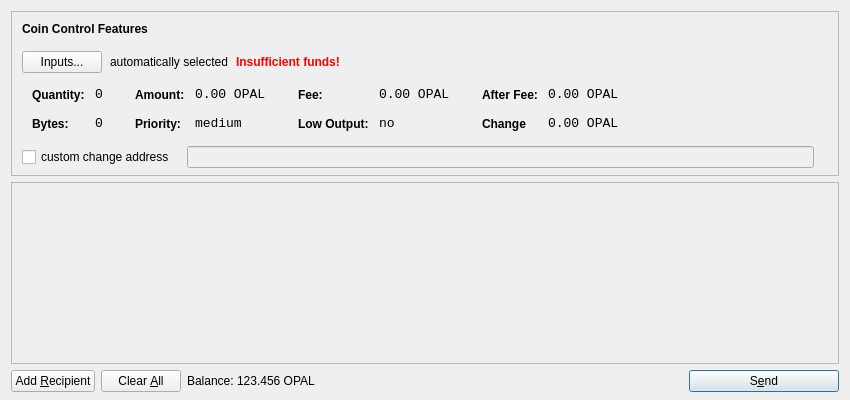
<?xml version="1.0" encoding="UTF-8"?>
<ui version="4.0">
 <class>SendCoinsDialog</class>
 <widget class="QDialog" name="SendCoinsDialog">
  <property name="geometry">
   <rect>
    <x>0</x>
    <y>0</y>
    <width>850</width>
    <height>400</height>
   </rect>
  </property>
  <property name="windowTitle">
   <string>Send Coins</string>
  </property>
  <layout class="QVBoxLayout" name="verticalLayout" stretch="0,1,0">
   <property name="bottomMargin">
    <number>8</number>
   </property>
   <item>
    <widget class="QFrame" name="frameCoinControl">
     <property name="sizePolicy">
      <sizepolicy hsizetype="Expanding" vsizetype="Expanding">
       <horstretch>0</horstretch>
       <verstretch>0</verstretch>
      </sizepolicy>
     </property>
     <property name="maximumSize">
      <size>
       <width>16777215</width>
       <height>16777215</height>
      </size>
     </property>
     <property name="frameShape">
      <enum>QFrame::StyledPanel</enum>
     </property>
     <property name="frameShadow">
      <enum>QFrame::Sunken</enum>
     </property>
     <layout class="QVBoxLayout" name="verticalLayoutCoinControl2">
      <property name="spacing">
       <number>6</number>
      </property>
      <property name="leftMargin">
       <number>0</number>
      </property>
      <property name="topMargin">
       <number>0</number>
      </property>
      <property name="rightMargin">
       <number>0</number>
      </property>
      <property name="bottomMargin">
       <number>6</number>
      </property>
      <item>
       <layout class="QVBoxLayout" name="verticalLayoutCoinControl" stretch="0,0,0,0,1">
        <property name="spacing">
         <number>0</number>
        </property>
        <property name="leftMargin">
         <number>10</number>
        </property>
        <property name="topMargin">
         <number>10</number>
        </property>
        <item>
         <layout class="QHBoxLayout" name="horizontalLayoutCoinControl1">
          <property name="bottomMargin">
           <number>15</number>
          </property>
          <item>
           <widget class="QLabel" name="labelCoinControlFeatures">
            <property name="sizePolicy">
             <sizepolicy hsizetype="Preferred" vsizetype="Maximum">
              <horstretch>0</horstretch>
              <verstretch>0</verstretch>
             </sizepolicy>
            </property>
            <property name="font">
             <font>
              <weight>75</weight>
              <bold>true</bold>
             </font>
            </property>
            <property name="styleSheet">
             <string notr="true">font-weight:bold;</string>
            </property>
            <property name="text">
             <string>Coin Control Features</string>
            </property>
           </widget>
          </item>
         </layout>
        </item>
        <item>
         <layout class="QHBoxLayout" name="horizontalLayoutCoinControl2" stretch="0,0,0,0">
          <property name="spacing">
           <number>8</number>
          </property>
          <property name="bottomMargin">
           <number>10</number>
          </property>
          <item>
           <widget class="QPushButton" name="pushButtonCoinControl">
            <property name="styleSheet">
             <string notr="true"/>
            </property>
            <property name="text">
             <string>Inputs...</string>
            </property>
           </widget>
          </item>
          <item>
           <widget class="QLabel" name="labelCoinControlAutomaticallySelected">
            <property name="text">
             <string>automatically selected</string>
            </property>
            <property name="margin">
             <number>5</number>
            </property>
           </widget>
          </item>
          <item>
           <widget class="QLabel" name="labelCoinControlInsuffFunds">
            <property name="font">
             <font>
              <weight>75</weight>
              <bold>true</bold>
             </font>
            </property>
            <property name="styleSheet">
             <string notr="true">color:red;font-weight:bold;</string>
            </property>
            <property name="text">
             <string>Insufficient funds!</string>
            </property>
            <property name="margin">
             <number>5</number>
            </property>
           </widget>
          </item>
          <item>
           <spacer name="horizontalSpacerCoinControl">
            <property name="orientation">
             <enum>Qt::Horizontal</enum>
            </property>
            <property name="sizeHint" stdset="0">
             <size>
              <width>40</width>
              <height>1</height>
             </size>
            </property>
           </spacer>
          </item>
         </layout>
        </item>
        <item>
         <widget class="QWidget" name="widgetCoinControl" native="true">
          <property name="sizePolicy">
           <sizepolicy hsizetype="Preferred" vsizetype="Preferred">
            <horstretch>0</horstretch>
            <verstretch>0</verstretch>
           </sizepolicy>
          </property>
          <property name="minimumSize">
           <size>
            <width>0</width>
            <height>0</height>
           </size>
          </property>
          <property name="styleSheet">
           <string notr="true"/>
          </property>
          <layout class="QHBoxLayout" name="horizontalLayoutCoinControl5">
           <property name="leftMargin">
            <number>0</number>
           </property>
           <property name="topMargin">
            <number>0</number>
           </property>
           <property name="rightMargin">
            <number>0</number>
           </property>
           <property name="bottomMargin">
            <number>0</number>
           </property>
           <item>
            <layout class="QHBoxLayout" name="horizontalLayoutCoinControl3" stretch="0,0,0,1">
             <property name="spacing">
              <number>20</number>
             </property>
             <property name="topMargin">
              <number>0</number>
             </property>
             <property name="bottomMargin">
              <number>10</number>
             </property>
             <item>
              <layout class="QFormLayout" name="formLayoutCoinControl1">
               <property name="horizontalSpacing">
                <number>10</number>
               </property>
               <property name="verticalSpacing">
                <number>14</number>
               </property>
               <property name="leftMargin">
                <number>10</number>
               </property>
               <property name="topMargin">
                <number>4</number>
               </property>
               <property name="rightMargin">
                <number>6</number>
               </property>
               <item row="0" column="0">
                <widget class="QLabel" name="labelCoinControlQuantityText">
                 <property name="styleSheet">
                  <string notr="true">font-weight:bold;</string>
                 </property>
                 <property name="text">
                  <string>Quantity:</string>
                 </property>
                 <property name="margin">
                  <number>0</number>
                 </property>
                </widget>
               </item>
               <item row="0" column="1">
                <widget class="QLabel" name="labelCoinControlQuantity">
                 <property name="font">
                  <font>
                   <family>Monospace</family>
                   <pointsize>10</pointsize>
                  </font>
                 </property>
                 <property name="cursor">
                  <cursorShape>IBeamCursor</cursorShape>
                 </property>
                 <property name="contextMenuPolicy">
                  <enum>Qt::ActionsContextMenu</enum>
                 </property>
                 <property name="text">
                  <string>0</string>
                 </property>
                 <property name="margin">
                  <number>0</number>
                 </property>
                 <property name="textInteractionFlags">
                  <set>Qt::LinksAccessibleByMouse|Qt::TextSelectableByKeyboard|Qt::TextSelectableByMouse</set>
                 </property>
                </widget>
               </item>
               <item row="1" column="0">
                <widget class="QLabel" name="labelCoinControlBytesText">
                 <property name="styleSheet">
                  <string notr="true">font-weight:bold;</string>
                 </property>
                 <property name="text">
                  <string>Bytes:</string>
                 </property>
                </widget>
               </item>
               <item row="1" column="1">
                <widget class="QLabel" name="labelCoinControlBytes">
                 <property name="font">
                  <font>
                   <family>Monospace</family>
                   <pointsize>10</pointsize>
                  </font>
                 </property>
                 <property name="cursor">
                  <cursorShape>IBeamCursor</cursorShape>
                 </property>
                 <property name="contextMenuPolicy">
                  <enum>Qt::ActionsContextMenu</enum>
                 </property>
                 <property name="text">
                  <string>0</string>
                 </property>
                 <property name="textInteractionFlags">
                  <set>Qt::LinksAccessibleByMouse|Qt::TextSelectableByKeyboard|Qt::TextSelectableByMouse</set>
                 </property>
                </widget>
               </item>
              </layout>
             </item>
             <item>
              <layout class="QFormLayout" name="formLayoutCoinControl2">
               <property name="horizontalSpacing">
                <number>10</number>
               </property>
               <property name="verticalSpacing">
                <number>14</number>
               </property>
               <property name="leftMargin">
                <number>6</number>
               </property>
               <property name="topMargin">
                <number>4</number>
               </property>
               <property name="rightMargin">
                <number>6</number>
               </property>
               <item row="0" column="0">
                <widget class="QLabel" name="labelCoinControlAmountText">
                 <property name="styleSheet">
                  <string notr="true">font-weight:bold;</string>
                 </property>
                 <property name="text">
                  <string>Amount:</string>
                 </property>
                 <property name="margin">
                  <number>0</number>
                 </property>
                </widget>
               </item>
               <item row="0" column="1">
                <widget class="QLabel" name="labelCoinControlAmount">
                 <property name="font">
                  <font>
                   <family>Monospace</family>
                   <pointsize>10</pointsize>
                  </font>
                 </property>
                 <property name="cursor">
                  <cursorShape>IBeamCursor</cursorShape>
                 </property>
                 <property name="contextMenuPolicy">
                  <enum>Qt::ActionsContextMenu</enum>
                 </property>
                 <property name="text">
                  <string>0.00 OPAL</string>
                 </property>
                 <property name="textInteractionFlags">
                  <set>Qt::LinksAccessibleByMouse|Qt::TextSelectableByKeyboard|Qt::TextSelectableByMouse</set>
                 </property>
                </widget>
               </item>
               <item row="1" column="0">
                <widget class="QLabel" name="labelCoinControlPriorityText">
                 <property name="styleSheet">
                  <string notr="true">font-weight:bold;</string>
                 </property>
                 <property name="text">
                  <string>Priority:</string>
                 </property>
                </widget>
               </item>
               <item row="1" column="1">
                <widget class="QLabel" name="labelCoinControlPriority">
                 <property name="font">
                  <font>
                   <family>Monospace</family>
                   <pointsize>10</pointsize>
                  </font>
                 </property>
                 <property name="cursor">
                  <cursorShape>IBeamCursor</cursorShape>
                 </property>
                 <property name="contextMenuPolicy">
                  <enum>Qt::ActionsContextMenu</enum>
                 </property>
                 <property name="text">
                  <string>medium</string>
                 </property>
                 <property name="textInteractionFlags">
                  <set>Qt::LinksAccessibleByMouse|Qt::TextSelectableByKeyboard|Qt::TextSelectableByMouse</set>
                 </property>
                </widget>
               </item>
              </layout>
             </item>
             <item>
              <layout class="QFormLayout" name="formLayoutCoinControl3">
               <property name="horizontalSpacing">
                <number>10</number>
               </property>
               <property name="verticalSpacing">
                <number>14</number>
               </property>
               <property name="leftMargin">
                <number>6</number>
               </property>
               <property name="topMargin">
                <number>4</number>
               </property>
               <property name="rightMargin">
                <number>6</number>
               </property>
               <item row="0" column="0">
                <widget class="QLabel" name="labelCoinControlFeeText">
                 <property name="styleSheet">
                  <string notr="true">font-weight:bold;</string>
                 </property>
                 <property name="text">
                  <string>Fee:</string>
                 </property>
                 <property name="margin">
                  <number>0</number>
                 </property>
                </widget>
               </item>
               <item row="0" column="1">
                <widget class="QLabel" name="labelCoinControlFee">
                 <property name="font">
                  <font>
                   <family>Monospace</family>
                   <pointsize>10</pointsize>
                  </font>
                 </property>
                 <property name="cursor">
                  <cursorShape>IBeamCursor</cursorShape>
                 </property>
                 <property name="contextMenuPolicy">
                  <enum>Qt::ActionsContextMenu</enum>
                 </property>
                 <property name="text">
                  <string>0.00 OPAL</string>
                 </property>
                 <property name="textInteractionFlags">
                  <set>Qt::LinksAccessibleByMouse|Qt::TextSelectableByKeyboard|Qt::TextSelectableByMouse</set>
                 </property>
                </widget>
               </item>
               <item row="1" column="0">
                <widget class="QLabel" name="labelCoinControlLowOutputText">
                 <property name="styleSheet">
                  <string notr="true">font-weight:bold;</string>
                 </property>
                 <property name="text">
                  <string>Low Output:</string>
                 </property>
                </widget>
               </item>
               <item row="1" column="1">
                <widget class="QLabel" name="labelCoinControlLowOutput">
                 <property name="font">
                  <font>
                   <family>Monospace</family>
                   <pointsize>10</pointsize>
                  </font>
                 </property>
                 <property name="cursor">
                  <cursorShape>IBeamCursor</cursorShape>
                 </property>
                 <property name="contextMenuPolicy">
                  <enum>Qt::ActionsContextMenu</enum>
                 </property>
                 <property name="text">
                  <string>no</string>
                 </property>
                 <property name="textInteractionFlags">
                  <set>Qt::LinksAccessibleByMouse|Qt::TextSelectableByKeyboard|Qt::TextSelectableByMouse</set>
                 </property>
                </widget>
               </item>
              </layout>
             </item>
             <item>
              <layout class="QFormLayout" name="formLayoutCoinControl4">
               <property name="horizontalSpacing">
                <number>10</number>
               </property>
               <property name="verticalSpacing">
                <number>14</number>
               </property>
               <property name="leftMargin">
                <number>6</number>
               </property>
               <property name="topMargin">
                <number>4</number>
               </property>
               <property name="rightMargin">
                <number>6</number>
               </property>
               <item row="0" column="0">
                <widget class="QLabel" name="labelCoinControlAfterFeeText">
                 <property name="styleSheet">
                  <string notr="true">font-weight:bold;</string>
                 </property>
                 <property name="text">
                  <string>After Fee:</string>
                 </property>
                 <property name="margin">
                  <number>0</number>
                 </property>
                </widget>
               </item>
               <item row="0" column="1">
                <widget class="QLabel" name="labelCoinControlAfterFee">
                 <property name="font">
                  <font>
                   <family>Monospace</family>
                   <pointsize>10</pointsize>
                  </font>
                 </property>
                 <property name="cursor">
                  <cursorShape>IBeamCursor</cursorShape>
                 </property>
                 <property name="contextMenuPolicy">
                  <enum>Qt::ActionsContextMenu</enum>
                 </property>
                 <property name="text">
                  <string>0.00 OPAL</string>
                 </property>
                 <property name="textInteractionFlags">
                  <set>Qt::LinksAccessibleByMouse|Qt::TextSelectableByKeyboard|Qt::TextSelectableByMouse</set>
                 </property>
                </widget>
               </item>
               <item row="1" column="0">
                <widget class="QLabel" name="labelCoinControlChangeText">
                 <property name="styleSheet">
                  <string notr="true">font-weight:bold;</string>
                 </property>
                 <property name="text">
                  <string>Change</string>
                 </property>
                </widget>
               </item>
               <item row="1" column="1">
                <widget class="QLabel" name="labelCoinControlChange">
                 <property name="font">
                  <font>
                   <family>Monospace</family>
                   <pointsize>10</pointsize>
                  </font>
                 </property>
                 <property name="cursor">
                  <cursorShape>IBeamCursor</cursorShape>
                 </property>
                 <property name="contextMenuPolicy">
                  <enum>Qt::ActionsContextMenu</enum>
                 </property>
                 <property name="text">
                  <string>0.00 OPAL</string>
                 </property>
                 <property name="textInteractionFlags">
                  <set>Qt::LinksAccessibleByMouse|Qt::TextSelectableByKeyboard|Qt::TextSelectableByMouse</set>
                 </property>
                </widget>
               </item>
              </layout>
             </item>
            </layout>
           </item>
          </layout>
         </widget>
        </item>
        <item>
         <layout class="QHBoxLayout" name="horizontalLayoutCoinControl4" stretch="0,0,0">
          <property name="spacing">
           <number>12</number>
          </property>
          <property name="sizeConstraint">
           <enum>QLayout::SetDefaultConstraint</enum>
          </property>
          <property name="topMargin">
           <number>5</number>
          </property>
          <property name="rightMargin">
           <number>5</number>
          </property>
          <item>
           <widget class="QCheckBox" name="checkBoxCoinControlChange">
            <property name="text">
             <string>custom change address</string>
            </property>
           </widget>
          </item>
          <item>
           <widget class="QLineEdit" name="lineEditCoinControlChange">
            <property name="enabled">
             <bool>false</bool>
            </property>
            <property name="sizePolicy">
             <sizepolicy hsizetype="Expanding" vsizetype="Fixed">
              <horstretch>0</horstretch>
              <verstretch>0</verstretch>
             </sizepolicy>
            </property>
           </widget>
          </item>
          <item>
           <widget class="QLabel" name="labelCoinControlChangeLabel">
            <property name="sizePolicy">
             <sizepolicy hsizetype="Preferred" vsizetype="Expanding">
              <horstretch>0</horstretch>
              <verstretch>0</verstretch>
             </sizepolicy>
            </property>
            <property name="minimumSize">
             <size>
              <width>0</width>
              <height>0</height>
             </size>
            </property>
            <property name="text">
             <string/>
            </property>
            <property name="margin">
             <number>3</number>
            </property>
           </widget>
          </item>
         </layout>
        </item>
        <item>
         <spacer name="verticalSpacerCoinControl">
          <property name="orientation">
           <enum>Qt::Vertical</enum>
          </property>
          <property name="sizeHint" stdset="0">
           <size>
            <width>800</width>
            <height>1</height>
           </size>
          </property>
         </spacer>
        </item>
       </layout>
      </item>
     </layout>
    </widget>
   </item>
   <item>
    <widget class="QScrollArea" name="scrollArea">
     <property name="widgetResizable">
      <bool>true</bool>
     </property>
     <widget class="QWidget" name="scrollAreaWidgetContents">
      <property name="geometry">
       <rect>
        <x>0</x>
        <y>0</y>
        <width>824</width>
        <height>141</height>
       </rect>
      </property>
      <layout class="QVBoxLayout" name="verticalLayout_2">
       <property name="leftMargin">
        <number>0</number>
       </property>
       <property name="topMargin">
        <number>0</number>
       </property>
       <property name="rightMargin">
        <number>0</number>
       </property>
       <property name="bottomMargin">
        <number>0</number>
       </property>
       <item>
        <layout class="QVBoxLayout" name="entries">
         <property name="spacing">
          <number>6</number>
         </property>
        </layout>
       </item>
       <item>
        <spacer name="verticalSpacer">
         <property name="orientation">
          <enum>Qt::Vertical</enum>
         </property>
         <property name="sizeHint" stdset="0">
          <size>
           <width>20</width>
           <height>40</height>
          </size>
         </property>
        </spacer>
       </item>
      </layout>
     </widget>
    </widget>
   </item>
   <item>
    <layout class="QHBoxLayout" name="horizontalLayout">
     <item>
      <widget class="QPushButton" name="addButton">
       <property name="toolTip">
        <string>Send to multiple recipients at once</string>
       </property>
       <property name="text">
        <string>Add &amp;Recipient</string>
       </property>
       <property name="autoDefault">
        <bool>false</bool>
       </property>
      </widget>
     </item>
     <item>
      <widget class="QPushButton" name="clearButton">
       <property name="sizePolicy">
        <sizepolicy hsizetype="Minimum" vsizetype="Fixed">
         <horstretch>0</horstretch>
         <verstretch>0</verstretch>
        </sizepolicy>
       </property>
       <property name="toolTip">
        <string>Remove all transaction fields</string>
       </property>
       <property name="text">
        <string>Clear &amp;All</string>
       </property>
       <property name="autoRepeatDelay">
        <number>300</number>
       </property>
       <property name="autoDefault">
        <bool>false</bool>
       </property>
      </widget>
     </item>
     <item>
      <layout class="QHBoxLayout" name="horizontalLayout_2">
       <property name="spacing">
        <number>3</number>
       </property>
       <item>
        <widget class="QLabel" name="label">
         <property name="sizePolicy">
          <sizepolicy hsizetype="Preferred" vsizetype="Fixed">
           <horstretch>0</horstretch>
           <verstretch>0</verstretch>
          </sizepolicy>
         </property>
         <property name="text">
          <string>Balance:</string>
         </property>
        </widget>
       </item>
       <item>
        <widget class="QLabel" name="labelBalance">
         <property name="sizePolicy">
          <sizepolicy hsizetype="Preferred" vsizetype="Fixed">
           <horstretch>0</horstretch>
           <verstretch>0</verstretch>
          </sizepolicy>
         </property>
         <property name="cursor">
          <cursorShape>IBeamCursor</cursorShape>
         </property>
         <property name="text">
          <string>123.456 OPAL</string>
         </property>
         <property name="textInteractionFlags">
          <set>Qt::LinksAccessibleByMouse|Qt::TextSelectableByKeyboard|Qt::TextSelectableByMouse</set>
         </property>
        </widget>
       </item>
      </layout>
     </item>
     <item>
      <spacer name="horizontalSpacer">
       <property name="orientation">
        <enum>Qt::Horizontal</enum>
       </property>
       <property name="sizeHint" stdset="0">
        <size>
         <width>40</width>
         <height>20</height>
        </size>
       </property>
      </spacer>
     </item>
     <item>
      <widget class="QPushButton" name="sendButton">
       <property name="minimumSize">
        <size>
         <width>150</width>
         <height>0</height>
        </size>
       </property>
       <property name="toolTip">
        <string>Confirm the send action</string>
       </property>
       <property name="text">
        <string>S&amp;end</string>
       </property>
       <property name="icon">
        <iconset resource="../bitcoin.qrc">
         <normaloff>:/icons/send</normaloff>:/icons/send</iconset>
       </property>
       <property name="default">
        <bool>true</bool>
       </property>
      </widget>
     </item>
    </layout>
   </item>
  </layout>
 </widget>
 <resources>
  <include location="../bitcoin.qrc"/>
 </resources>
 <connections/>
</ui>
